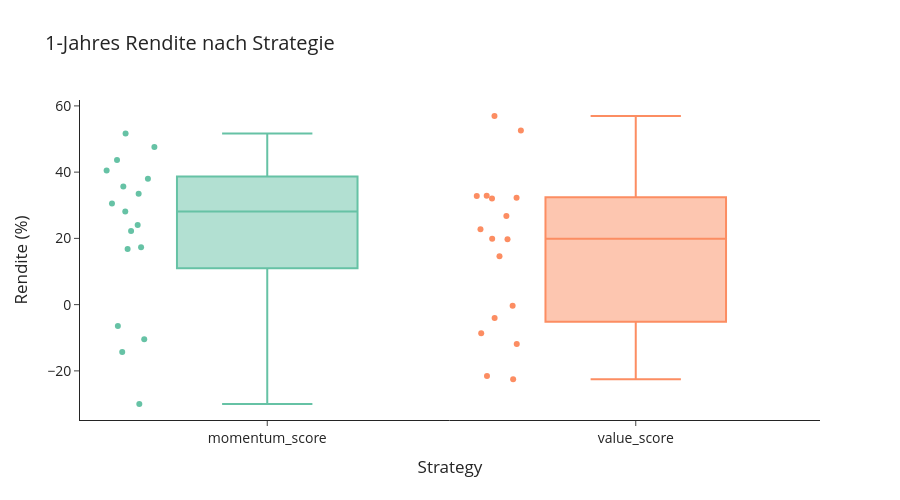
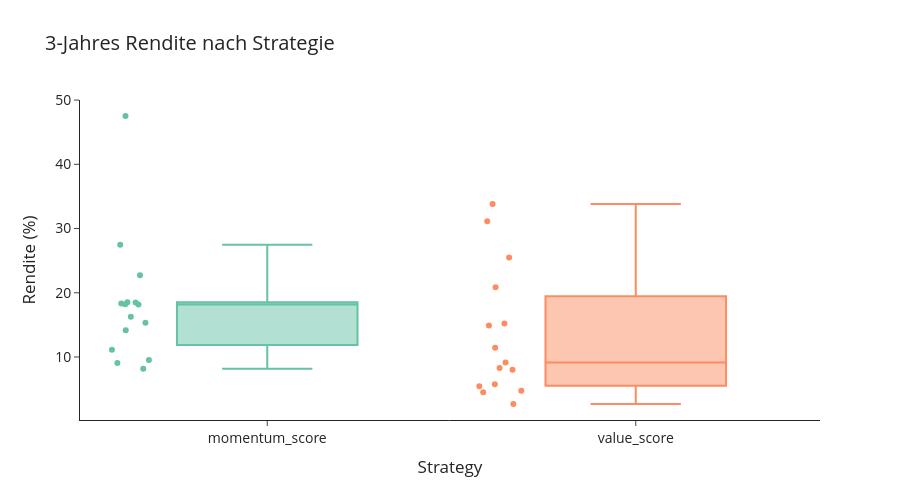
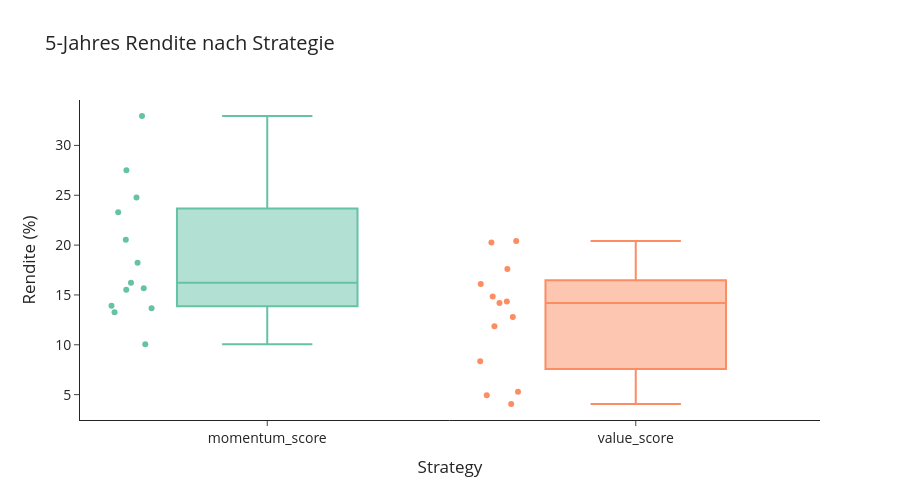

The notebook cell saved with these charts, in order:
### Code cell
df["horizon"] = df["sellyear"] - df["buyyear"]

df = df[df["horizon"].isin([1,3,5])]

horizons = [1,3,5]

print(df.pivot_table(
    index="sellyear",
    columns=["strategy", "horizon"],
    values="rendite"
    ).describe().T)

for h in horizons:
    df_filtered = df[df["horizon"] == h]
    
    fig = px.box(
        df_filtered,
        x="strategy",
        y="rendite",
        title=f"{h}-Jahres Rendite nach Strategie ",
        color="strategy",  # sorgt für unterschiedliche Farben
        color_discrete_sequence=px.colors.qualitative.Set2,
        points="all" 
    )
    fig.update_yaxes(title="Rendite (%)")
    fig.update_xaxes(title="Strategy")



    fig.update_layout(
        width=900,
        height=500,
        title_font_size=20,
        font=dict(size=14),
        template="simple_white",
        showlegend=False
    )
   
    fig.show()
    output_dir = Path(save_path) / sector_name.lower().replace(" ", "_")
    output_dir.mkdir(parents=True, exist_ok=True)

    file_path = output_dir / f"{h}_year_distribution.png"
    fig.write_image(file_path)

### Figure 1 — Plotly figure (JSON) as saved in the notebook; plotly's stock layout.template omitted (floating-point values rounded to 4 significant figures)
{"data": [{"alignmentgroup": "True", "boxpoints": "all", "hovertemplate": "strategy=%{x}<br>rendite=%{y}<extra></extra>", "legendgroup": "momentum_score", "marker": {"color": "rgb(102,194,165)"}, "name": "momentum_score", "notched": false, "offsetgroup": "momentum_score", "orientation": "v", "showlegend": true, "type": "box", "x": ["momentum_score", "momentum_score", "momentum_score", "momentum_score", "momentum_score", "momentum_score", "momentum_score", "momentum_score", "momentum_score", "momentum_score", "momentum_score", "momentum_score", "momentum_score", "momentum_score", "momentum_score", "momentum_score", "momentum_score"], "x0": " ", "xaxis": "x", "y": [38.03, 22.23, -10.43, 16.77, 47.62, 30.52, -6.42, 24.04, 33.44, -14.28, 43.7, 51.64, 35.66, -30.0, 17.33, 40.52, 28.08], "y0": " ", "yaxis": "y"}, {"alignmentgroup": "True", "boxpoints": "all", "hovertemplate": "strategy=%{x}<br>rendite=%{y}<extra></extra>", "legendgroup": "value_score", "marker": {"color": "rgb(252,141,98)"}, "name": "value_score", "notched": false, "offsetgroup": "value_score", "orientation": "v", "showlegend": true, "type": "box", "x": ["value_score", "value_score", "value_score", "value_score", "value_score", "value_score", "value_score", "value_score", "value_score", "value_score", "value_score", "value_score", "value_score", "value_score", "value_score", "value_score", "value_score"], "x0": " ", "xaxis": "x", "y": [56.95, -0.33, -11.85, -8.61, 52.55, 26.78, -21.55, 32.07, 19.75, -4.03, 32.82, 14.59, 32.25, -22.52, 32.91, 22.74, 19.92], "y0": " ", "yaxis": "y"}], "layout": {"boxmode": "overlay", "font": {"size": 14}, "height": 500, "legend": {"title": {"text": "strategy"}, "tracegroupgap": 0}, "showlegend": false, "title": {"font": {"size": 20}, "text": "1-Jahres Rendite nach Strategie "}, "width": 900, "xaxis": {"anchor": "y", "categoryarray": ["momentum_score", "value_score"], "categoryorder": "array", "domain": [0, 1], "title": {"text": "Strategy"}}, "yaxis": {"anchor": "x", "domain": [0, 1], "title": {"text": "Rendite (%)"}}}}

### Figure 2 — Plotly figure (JSON) as saved in the notebook; plotly's stock layout.template omitted (floating-point values rounded to 4 significant figures)
{"data": [{"alignmentgroup": "True", "boxpoints": "all", "hovertemplate": "strategy=%{x}<br>rendite=%{y}<extra></extra>", "legendgroup": "momentum_score", "marker": {"color": "rgb(102,194,165)"}, "name": "momentum_score", "notched": false, "offsetgroup": "momentum_score", "orientation": "v", "showlegend": true, "type": "box", "x": ["momentum_score", "momentum_score", "momentum_score", "momentum_score", "momentum_score", "momentum_score", "momentum_score", "momentum_score", "momentum_score", "momentum_score", "momentum_score", "momentum_score", "momentum_score", "momentum_score", "momentum_score"], "x0": " ", "xaxis": "x", "y": [14.17, 8.18, 9.08, 18.2, 18.16, 11.11, 18.34, 22.72, 16.26, 27.47, 47.52, 9.54, 15.33, 18.51, 18.48], "y0": " ", "yaxis": "y"}, {"alignmentgroup": "True", "boxpoints": "all", "hovertemplate": "strategy=%{x}<br>rendite=%{y}<extra></extra>", "legendgroup": "value_score", "marker": {"color": "rgb(252,141,98)"}, "name": "value_score", "notched": false, "offsetgroup": "value_score", "orientation": "v", "showlegend": true, "type": "box", "x": ["value_score", "value_score", "value_score", "value_score", "value_score", "value_score", "value_score", "value_score", "value_score", "value_score", "value_score", "value_score", "value_score", "value_score", "value_score"], "x0": " ", "xaxis": "x", "y": [20.84, 2.68, 11.44, 25.49, 14.9, 8.02, 5.46, 15.23, 8.29, 5.75, 31.12, 4.49, 9.13, 4.75, 33.81], "y0": " ", "yaxis": "y"}], "layout": {"boxmode": "overlay", "font": {"size": 14}, "height": 500, "legend": {"title": {"text": "strategy"}, "tracegroupgap": 0}, "showlegend": false, "title": {"font": {"size": 20}, "text": "3-Jahres Rendite nach Strategie "}, "width": 900, "xaxis": {"anchor": "y", "categoryarray": ["momentum_score", "value_score"], "categoryorder": "array", "domain": [0, 1], "title": {"text": "Strategy"}}, "yaxis": {"anchor": "x", "domain": [0, 1], "title": {"text": "Rendite (%)"}}}}

### Figure 3 — Plotly figure (JSON) as saved in the notebook; plotly's stock layout.template omitted (floating-point values rounded to 4 significant figures)
{"data": [{"alignmentgroup": "True", "boxpoints": "all", "hovertemplate": "strategy=%{x}<br>rendite=%{y}<extra></extra>", "legendgroup": "momentum_score", "marker": {"color": "rgb(102,194,165)"}, "name": "momentum_score", "notched": false, "offsetgroup": "momentum_score", "orientation": "v", "showlegend": true, "type": "box", "x": ["momentum_score", "momentum_score", "momentum_score", "momentum_score", "momentum_score", "momentum_score", "momentum_score", "momentum_score", "momentum_score", "momentum_score", "momentum_score", "momentum_score", "momentum_score"], "x0": " ", "xaxis": "x", "y": [15.52, 16.23, 10.05, 13.26, 20.53, 13.92, 18.22, 32.95, 27.51, 13.67, 24.78, 15.68, 23.29], "y0": " ", "yaxis": "y"}, {"alignmentgroup": "True", "boxpoints": "all", "hovertemplate": "strategy=%{x}<br>rendite=%{y}<extra></extra>", "legendgroup": "value_score", "marker": {"color": "rgb(252,141,98)"}, "name": "value_score", "notched": false, "offsetgroup": "value_score", "orientation": "v", "showlegend": true, "type": "box", "x": ["value_score", "value_score", "value_score", "value_score", "value_score", "value_score", "value_score", "value_score", "value_score", "value_score", "value_score", "value_score", "value_score"], "x0": " ", "xaxis": "x", "y": [20.25, 12.79, 4.06, 14.35, 20.42, 8.34, 5.3, 17.6, 14.18, 4.95, 16.09, 11.85, 14.85], "y0": " ", "yaxis": "y"}], "layout": {"boxmode": "overlay", "font": {"size": 14}, "height": 500, "legend": {"title": {"text": "strategy"}, "tracegroupgap": 0}, "showlegend": false, "title": {"font": {"size": 20}, "text": "5-Jahres Rendite nach Strategie "}, "width": 900, "xaxis": {"anchor": "y", "categoryarray": ["momentum_score", "value_score"], "categoryorder": "array", "domain": [0, 1], "title": {"text": "Strategy"}}, "yaxis": {"anchor": "x", "domain": [0, 1], "title": {"text": "Rendite (%)"}}}}
